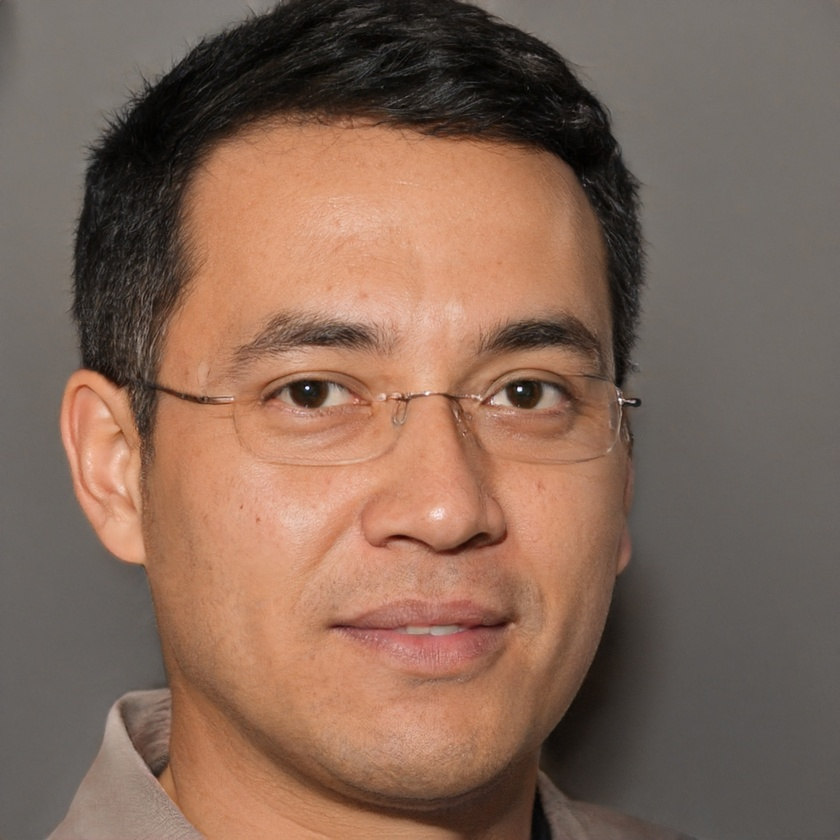
#> input picture images/person.jpeg, 840 x 840 px, shrunk from 1024 x 1024 before the run
$ jupyter execute Histograms.ipynb
#> lines starting #> are read from the running program, lines starting #| are printed output that depends on the picture
[cell 1]
import cv2
import numpy as np
from matplotlib import pyplot as plt

[cell 2]
image =cv2.imread('./images/person.jpeg')
#> image is the input picture: shape (840, 840, 3); mean B, G, R 87.8, 103.2, 130.8

[cell 3]
histogram= cv2.calcHist([image],[0],None,[256],[0,256])
#> histogram = 256 values, max 16924 at index 106, min 0 at index 220, mean 2756.2

[cell 4]
plt.hist(image.ravel(),256,[0,256]);plt.show()
#> after `plt.hist(image.ravel(), 256, [0, 256])`:
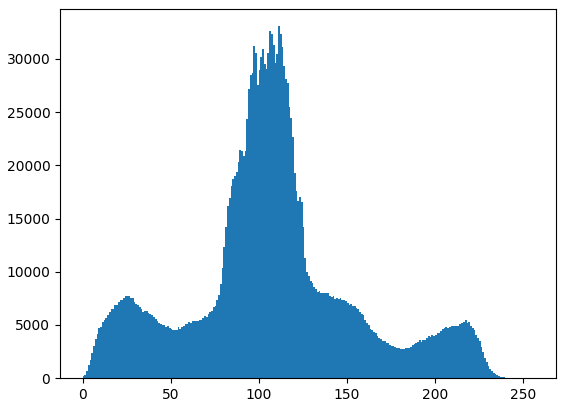
#> figure drawn by matplotlib, 1 panel; tallest bar 33064 high, from x = 111 to 112

[cell 5]
colors=('b','g','r')

for i,color in enumerate(colors):
    histogram2= cv2.calcHist([image],[i],None,[256],[0,256])
    plt.plot(histogram2,color=color)
    plt.xlim([0,256])

plt.show()
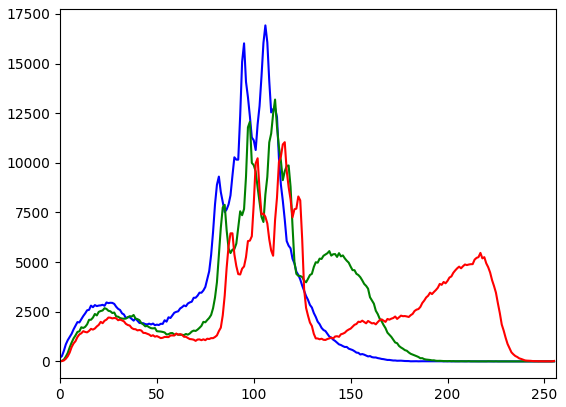
#> figure drawn by matplotlib, 1 panel; curve peaks at x = 106, y = 16924; curve peaks at x = 111, y = 13189; curve peaks at x = 116, y = 11042
